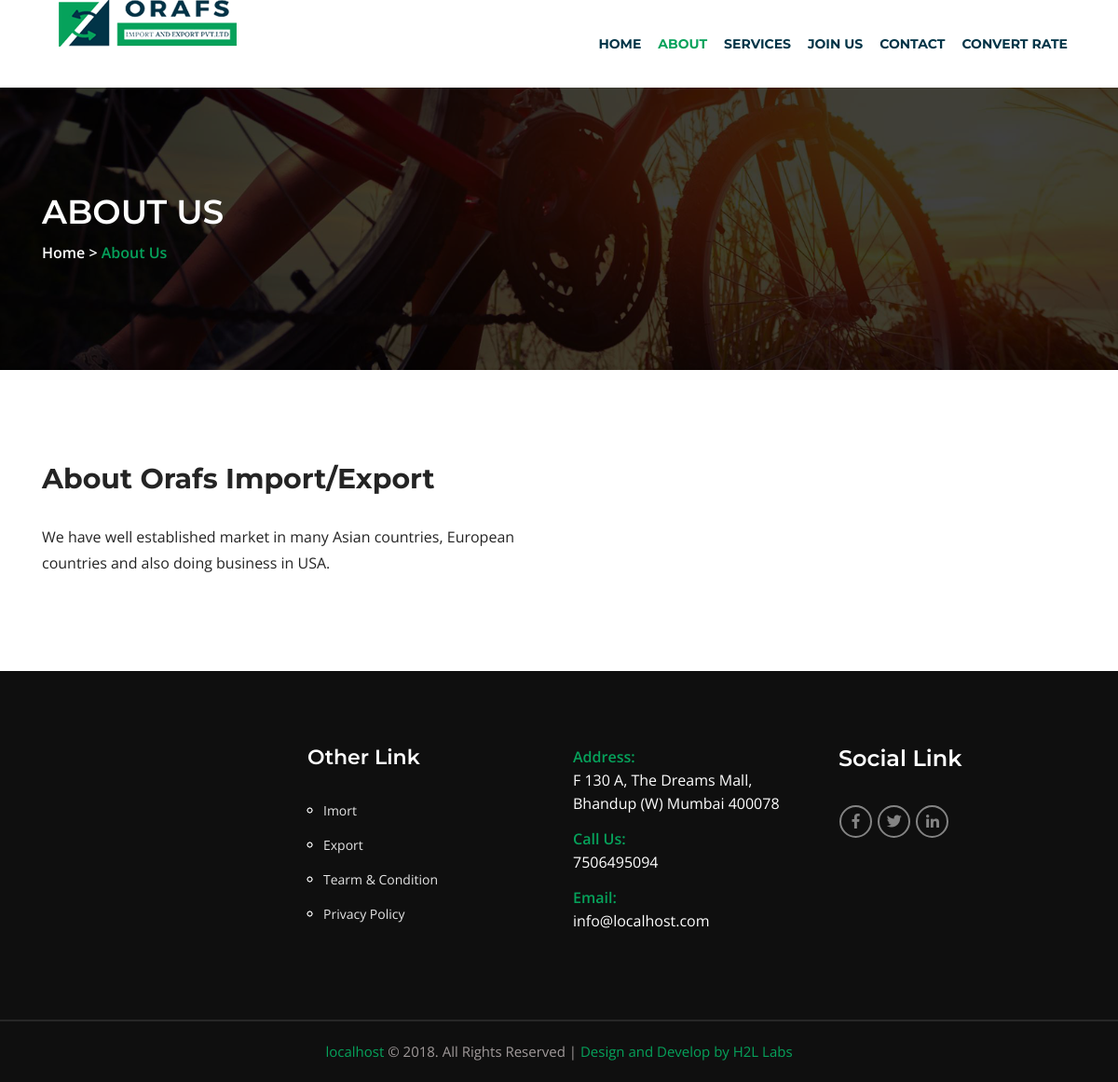
The page /about-us.php on the database its author committed.
### tables this page shows
CREATE TABLE `menus` (
  `id` int(11) NOT NULL,
  `website_url` varchar(255) NOT NULL,
  `home` varchar(50) NOT NULL,
  `about` varchar(50) NOT NULL,
  `services` varchar(50) NOT NULL,
  `import` varchar(50) NOT NULL,
  `export` varchar(50) NOT NULL,
  `port` varchar(50) NOT NULL,
  `convert_rate` varchar(50) NOT NULL,
  `joinus` varchar(50) NOT NULL,
  `contact` varchar(50) NOT NULL
);

CREATE TABLE `cms_pages` (
  `id` int(11) NOT NULL,
  `website_url` varchar(255) NOT NULL,
  `page_name` varchar(75) NOT NULL,
  `title` varchar(255) NOT NULL,
  `description` varchar(255) NOT NULL,
  `keywords` varchar(255) NOT NULL,
  `url` varchar(255) NOT NULL,
  `image` varchar(255) NOT NULL,
  `image1` varchar(255) NOT NULL,
  `content1` varchar(500) NOT NULL,
  `content2` varchar(500) NOT NULL,
  `content3` varchar(500) NOT NULL,
  `contact1` varchar(11) NOT NULL,
  `contact3` varchar(11) NOT NULL,
  `contact2` varchar(11) NOT NULL,
  `email1` varchar(255) NOT NULL,
  `email2` varchar(255) NOT NULL,
  `email3` varchar(255) NOT NULL,
  `address` varchar(500) NOT NULL,
  `status` int(1) NOT NULL
);

### visiondecoder/Packages/Database/DB.php (called while the page is built, shortened)
<?php
class DB {
	private $Mysqli;
	private $tableName;
	function __construct() {
		$this->Mysqli = new \mysqli("localhost", "toot", "", "db_name");
		return $this->Mysqli;
	}
	public function SelectTable($tableName) {
		$this->tableName = $tableName;
	}
	public function query($query) {
		$queryResult = $this->Mysqli->query($query) or die($this->Mysqli->error);
		return $queryResult;
	}
	public function SelectAllWhere($condition) {
		foreach ($condition as $key => $value) {
			$query = "SELECT * FROM $this->tableName WHERE $key = '$value'";
		}
		$queryResult = $this->query($query);
		return $queryResult;
	}
}

### config/bootstrap.php (called while the page is built, shortened)
<?php
$DB = new visiondecoder\Packages\Database\DB();
$CMS = new visiondecoder\Packages\CMS\CMS($DB);

### visiondecoder/Packages/CMS/CMS.php (called while the page is built, shortened)
<?php
class CMS {
	public $DB;
	private $pageName;
	private $websiteUrl;
	function __construct($DB) {
		$this->DB = $DB;
		$this->websiteUrl = 'http://localhost.com/';
	}
	public function setPage($pageName) {
		$this->pageName = $pageName;
	}
	public function FetchCMSContents() {
		$cmsResult = $this->DB->SelectAllWhere(['website_url' => $this->websiteUrl]);
		$cmsContents = [];
		while ($records = $cmsResult->fetch_object()) {
			$cmsContents = $records;
		}
		return $cmsContents;
	}
	public function FetchCMSPage() {
		$cmsResult = $this->DB->SelectAllWhere(['page_name' => $this->pageName]);
		$cmsContents = [];
		while ($records = $cmsResult->fetch_object()) {
			$cmsContents = $records;
		}
		return $cmsContents;
	}
	public function FetchMenus() {
		$menuResult = $this->DB->SelectAllWhere(['website_url' => $this->websiteUrl]);
		$menus = [];
		while ($records = $menuResult->fetch_object()) {
			$menus = $records;
		}
		return $menus;
	}
}

### views/about-us.php (the view, shortened to what this page needs)
<?php include 'header.php';?>
<?php
$CMS->setPage('about');
$aboutCMS = $CMS->FetchCMSPage();
?>
		<section id="about-area" class="out-slider">
			<div class="container">
				<div class="row">
					<div class="col-lg-12">
						<div class="out-slider-content">
							<h2>About Us</h2>
							<p>Home > <span>About Us</span></p>
						</div>
					</div>
				</div>
			</div>
		</section>
		<section id="about-content-area" class="pt-95 pb-100 about-content-area">
			<div class="container">
				<div class="row">
					<div class="col-lg-6">
						<div class="about-cycling-text about-text">
							<h3><?=$aboutCMS->title;?></h3>
							<br />
							<p><?=$aboutCMS->content2;?></p>
						</div>
					</div>
					<div class="col-lg-6">
						<div class="about-img">
						</div>
					</div>
				</div>
			</div>
		</section>
<?php include 'footer.php';?>

### views/header.php (shortened to what this page needs)
<?php
require_once '../config/bootstrap.php';
$menus = $CMS->FetchMenus();
$currentUrlArray = explode('/', $_SERVER['REQUEST_URI']);
$currentUrl = end($currentUrlArray);
?>
<!DOCTYPE html>
<html class="no-js" lang="en-US">
<head>
        <link rel="stylesheet" href="<?=VIEWS;?>css/plugins.css">
        <link rel="stylesheet" href="<?=VIEWS;?>css/font/flaticon.css">
        <link rel="stylesheet" href="<?=VIEWS;?>css/style.css">
        <link rel="stylesheet" href="<?=VIEWS;?>css/responsive.css">
    </head>
    <body>
		<nav class="navbar navbar-expand-lg btco-hover-menu">
			<div class="container">
				<div class="heder-logo">
					<a class="navbar-brand top-logo" href="index.php">
						<img src="<?=VIEWS;?>img/Logooraf.png" alt="logo" />
					</a>
				</div>
				<div class="collapse navbar-collapse" id="navbarNavDropdown">
					<ul class="navbar-nav ml-auto" id="my-menu">
						<li class="nav-item <?=($currentUrl == "index.php") ? 'active' : '';?>">
							<a class="nav-link" href="index.php"><?=$menus->home;?></a>
						</li>
						<li class="nav-item <?=($currentUrl == "about-us.php") ? 'active' : '';?>">
							<a class="nav-link" href="about-us.php"><?=$menus->about;?></a>
						</li>
						<li class="nav-item dropdown <?=($currentUrl == "import.php" || $currentUrl == "export.php" || $currentUrl == "ports.php") ? 'active' : '';?>">
							<a class="nav-link dropdown-toggle" href="#" id="navbarDropdownMenuLinkOne" data-toggle="dropdown" aria-haspopup="true" aria-expanded="false">
								<?=$menus->services;?>
							</a>
						</li>
						<li class="nav-item <?=($currentUrl == "join-us.php") ? 'active' : '';?>">
							<a class="nav-link" href="join-us.php"><?=$menus->joinus;?></a>
						</li>
						<li class="nav-item <?=($currentUrl == "contact-us.php") ? 'active' : '';?>">
							<a class="nav-link" href="contact-us.php"><?=$menus->contact;?></a>
						</li>
						<li class="nav-item <?=($currentUrl == "convert-rate.php") ? 'active' : '';?>">
							<a class="nav-link" href="convert-rate.php"><?=$menus->convert_rate;?></a>
						</li>
					</ul>
				</div>
			</div>
		</nav>

### views/footer.php (shortened to what this page needs)
<?php
$CMS->setPage('about');
$CMS->setPage('contact');
$contactCMS = $CMS->FetchCMSPage();
$cmsContents = $CMS->FetchCMSContents();
?>
		<footer id="footer-area" class="pt-50 pb-75 footer-area">
			<div class="container">
				<div class="row">
					<div class="col-lg-3 col-md-6 pt-30">
						<div class="footer-item">
						</div>
					</div>
					<div class="col-lg-3 col-md-6 pt-30">
						<div class="footer-item">
							<h3>Other Link</h3>
							<ul>
								<li><a href="import.php">Imort</a></li>
								<li><a href="export.php">Export</a></li>
								<li><a href="#">Tearm & Condition </a></li>
								<li><a href="#">Privacy Policy</a></li>
							</ul>
						</div>
					</div>
					<div class="col-lg-3 col-md-6 pt-30">
						<div class="footer-add">
								<p><span>Address:</span>
								<br /><?=$contactCMS->address;?></p>
								<p><span>Call Us:</span>
								<br /><?=$contactCMS->contact1;?></p>
								<p><span>Email:</span>
								<br /><?=$contactCMS->email1;?></p>
							</div>
					</div>
					<div class="col-lg-3 col-md-6 pt-30">
						<div class="socile-footer">
							<h3>Social Link</h3>
								<a href="<?=$cmsContents->facebook_link;?>"><i class="fab fa-facebook-f"></i></a>
								<a href="<?=$cmsContents->twitter_link;?>"><i class="fab fa-twitter"></i></a>
								<a href="<?=$cmsContents->linkedin_link;?>"><i class="fab fa-linkedin-in"></i></a>
							</div>
					</div>
				</div>
			</div>
		</footer>
		<div id="copy-right" class="text-center">
			<p><span>localhost</span> © 2018. All Rights Reserved  | <a class="textcolor" href="http://visiondecoder.com" target="blank">Design and Develop by H2L Labs</a> </p>
		</div>
    </body>
</html>

### views/css/style.css (style rules this page uses)
body,html { overflow-x: hidden; }
body { color: #242424; font-family: 'Montserrat', sans-serif; }
ul { list-style: none; }
p { font-family: 'Open Sans', sans-serif; font-size: 16px; color: #242424; }
a { font-family: 'Open Sans', sans-serif; }
.navbar { -webkit-transition:padding 0.4s ease; -o-transition:padding 0.4s ease; transition:padding 0.4s ease; font-family: 'Montserrat', sans-serif; background: #000000; background-color: #fff; }
#my-menu li.active a { color: #06a25b; }
#my-menu li a { color: #013447; font-size: 15px; font-weight: 400; text-transform: uppercase; padding: 40px 12px; position: relative; background: unset; letter-spacing: 1px; font-family: "Montserrat"; font-weight: bold; background-color: #fff; }
#my-menu li a:hover, #my-menu .active { color: #06a25b; }
.dropdown-toggle:after { display: none; }
.about-cycling-text h3 { font-size: 30px; line-height: 40px; padding-bottom: 12px; font-weight: 700; }
.about-cycling-text p { line-height: 28px; }
.out-slider { background-image:url(../img/bg3.png); background-position:center; background-size: cover; }
.out-slider-content { margin-top: 112px; margin-bottom: 113px; color: #fff; }
.out-slider-content h2 { padding-bottom: 10px; text-transform: uppercase; }
.out-slider-content p { color: #fff; font-weight: 600; }
.out-slider-content p span { color: #06a25b; }
#about-content-area { margin: 2px 0; }
.footer-area { padding-bottom: 80px !important; }
#footer-area { background: #0f0f0f; color: #fff; }
.footer-item a { color: #e5e5e5; }
.footer-add p { padding-bottom: 13px; font-style: unset; }
.footer-add span { color: #06a25b; font-weight: 600; }
.socile-footer a { width: 35px; height: 35px; border: 2px solid #848484; color: #848484; text-align: center; padding: 7px 0; display: inline-block; border-radius: 100%; margin-right: 10px; }
.footer-item h3, .socile-footer h3 { padding-bottom: 35px; }
.footer-item ul { list-style: circle; margin: 0 0 0 17px; }
.footer-item ul li a { text-decoration: none; color: #e5e5e5; margin-bottom: 22px; display: inherit; font-size: 14px; transition: .3s ease-in; }
#copy-right { background: #0f0f0f; border-top: 2px solid #272727; padding: 20px 0; }
#copy-right p { color: #a09a9a; font-size: 15px; font-weight: 400; }
#copy-right p span { color: #06a25b; }
.textcolor { color: #06a25b; }
.footer-add p { color: #fff; }

### views/css/responsive.css (style rules this page uses)
@media (min-width: 992px) and (max-width: 1200px) { .socile-footer a { margin: 0 1px; } }
@media (min-width: 992px) and (max-width: 1200px) { .btco-hover-menu a, .navbar > li > a { text-transform: capitalize; padding: 4px 13px; } }
@media (min-width: 992px) and (max-width: 1200px) { .about-cycling-text { padding: 0px 0; } }
@media (min-width: 992px) and (max-width: 1200px) { #my-menu li a { font-size: 15px; padding: 40px 9px; } }
@media (min-width: 992px) and (max-width: 1200px) { #my-menu li a { font-size: 14px; letter-spacing: 0; } }
@media (min-width: 992px) and (max-width: 1200px) { .shop-text h3, .footer-item h3, .portfolio-item-text h3 { font-size: 22px; } }

### rows shown on the page
menus: home "HOME", about "ABOUT", services "SERVICES", joinus "JOIN US", contact "CONTACT", convert_rate "CONVERT RATE"
cms_pages: title "About Orafs Import/Export", content2 "We have well established market in many Asian countries, European countries and also doing business in USA."
cms_pages: address "F 130 A, The Dreams Mall, Bhandup (W) Mumbai 400078", contact1 "7506495094", email1 "info@localhost.com"
